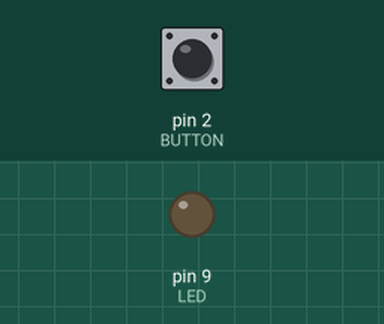
The sketch below on a simulated Arduino Uno, built with avr-gcc and run on an emulated ATmega328P. On the bench: output pins drawn as LEDs (lit = HIGH). The test bench sets the inputs (shaded band); at power-on: pin 2 (BUTTON) LOW.

Above: at 1.2 s.
1.3 s: pin 2 (BUTTON) pulled HIGH for 0.15 s
At 2.1 s:
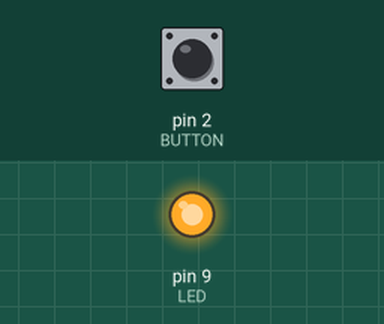
2.9 s: pin 2 (BUTTON) pulled HIGH for 1 s
At 3.3 s:
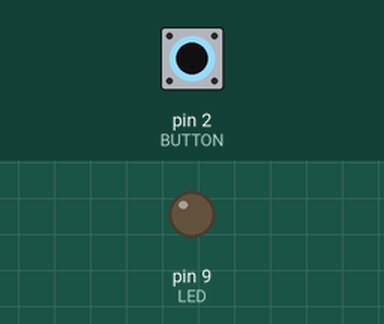
5.4 s: pin 2 (BUTTON) pulled HIGH for 3.2 s
At 6.4 s:
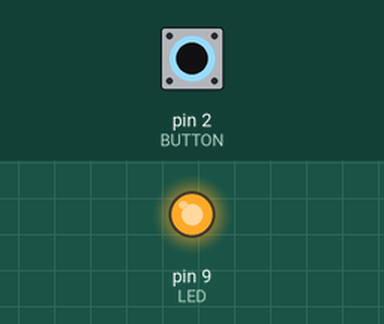
Timing chart, 0 to 8.4 s (numbered marks = the images above; inputs shaded):
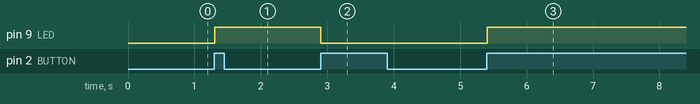

The sketch:

0409code1.ino
```cpp
const int LED = 9;
const int BUTTON = 2;
boolean lastButton = LOW;
boolean currentButton = LOW;
boolean led0n = false;

void setup()
{
  pinMode (LED, OUTPUT);
  pinMode (BUTTON, INPUT);
}

boolean debounce(boolean last)
{
  boolean current = digitalRead(BUTTON);
  if (last != current)
  {
    delay(5);
    current = digitalRead(BUTTON);
  }
  return current;
}

void loop()
{
  currentButton = debounce(lastButton);
  if (lastButton == LOW&& currentButton == HIGH)
  {
    led0n=!led0n;
  }
  lastButton = currentButton;
  digitalWrite(LED, led0n);
}
```

Measured:
- after the input at 1.3 s, pin 9 (LED): LOW → HIGH at once
- after the input at 2.9 s, pin 9 (LED): HIGH → LOW at once
- after the input at 5.4 s, pin 9 (LED): LOW → HIGH at once
